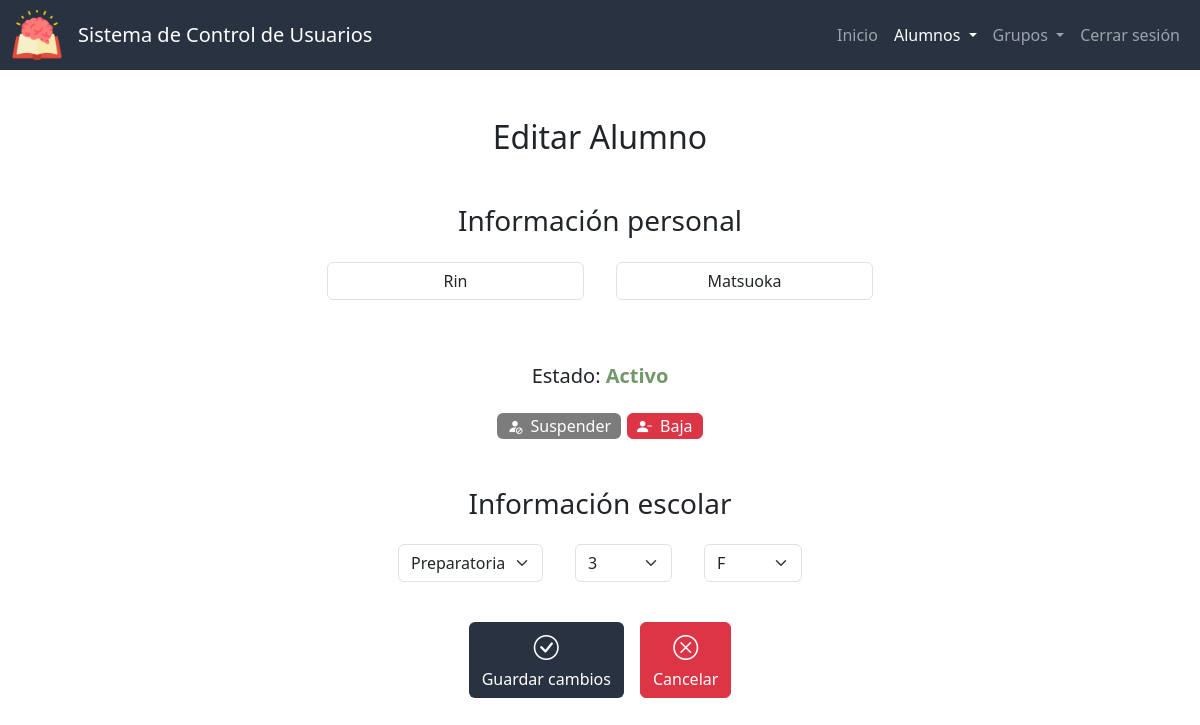
The app's page /editar_alumno?id=17 (signed in), older data.
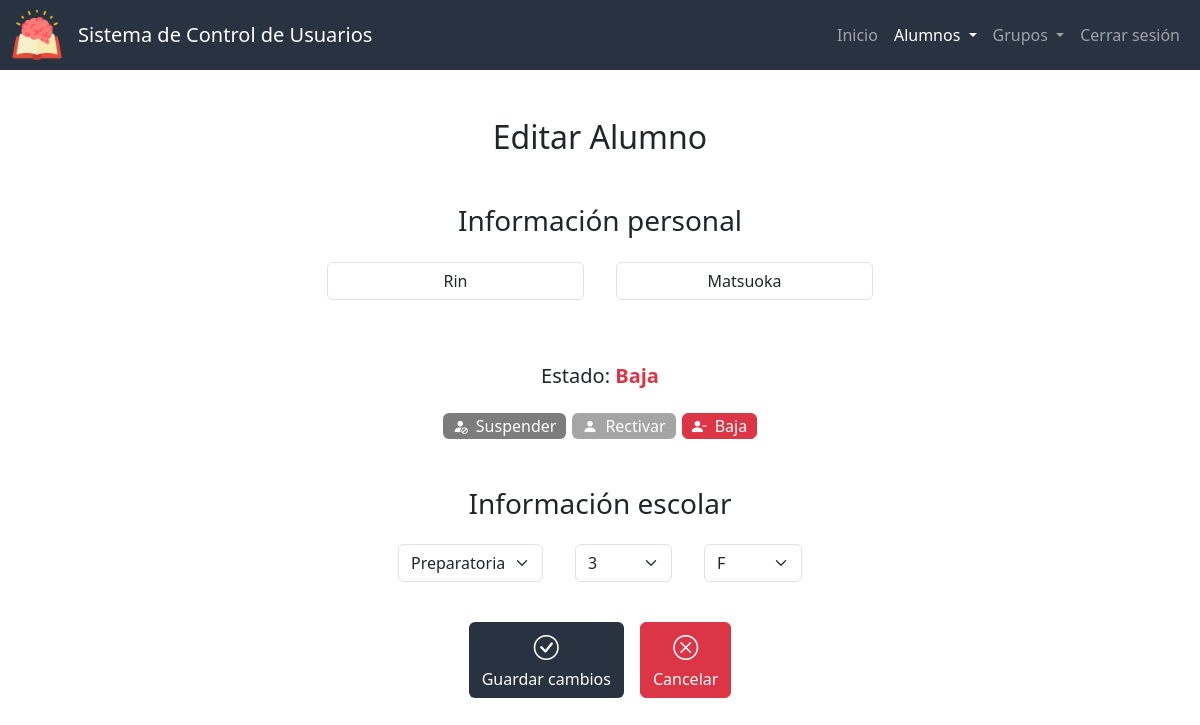
The same page, newer data.
### app.py (models this page shows, shortened)
class Alumnos(db.Model):
    id = db.Column(db.Integer, primary_key=True)
    nombre = db.Column(db.String(50), nullable=False)
    apellidos = db.Column(db.String(50), nullable=False)
    correo = db.Column(db.String(50), nullable=False, unique=True)
    estado = db.Column(db.Integer, nullable=False, default=0) # 0 - activo, 1 - suspendido, 2 - baja
    fecha_de_creacion = db.Column(db.DateTime, nullable=False, default=datetime.now)

### app.py (the view)
@app.route("/editar_alumno", methods=["GET","POST"])
@login_required
def editar_alumno():
    if request.method == "POST":
        nombre = request.form.get("nombre").title()
        apellidos = request.form.get("apellidos").title()
        estado = int(request.form.get("estado"))
        id = request.form.get("id")
        seccion = request.form.get("seccion")
        grado = request.form.get("grado")
        grupo = request.form.get("grupo")
        actualizar_correo = request.form.get("correo")
        alumno = db.session.query(Alumnos).filter_by(id=id).first()
        correo = alumno.correo.split('@')[0]
        correo = ''.join(filter(lambda x: not x.isdigit(), correo))
        if (normalizar(nombre) + '.' + normalizar(apellidos) != correo) and actualizar_correo == "si":
            correo = crear_correo(nombre, apellidos)
            alumno.correo = correo
        alumno.nombre = nombre
        alumno.apellidos = apellidos
        if estado != alumno.estado:
            cambioestado = CambiosEstado(id, alumno.estado, estado)
            alumno.estado = estado
            db.session.add(cambioestado)
        id_grupo = db.session.query(Grupos.id).filter_by(seccion=seccion, grado=grado, grupo=grupo).first()
        alumno_grupo = db.session.query(alumnos_por_grupo).filter_by(id_alumno=id).first()
        if id_grupo:
            id_grupo = id_grupo[0]
            if alumno_grupo:
                db.session.query(alumnos_por_grupo).filter_by(id_alumno=id).update({'id_grupo': id_grupo})
            else:
                db.session.execute(alumnos_por_grupo.insert().values(id_alumno=id, id_grupo=id_grupo))
        db.session.commit()
        return redirect("/lista_alumnos")
    else:
        id_alumno = request.args.get("id")
        alumno = db.session.query(Alumnos).filter_by(id=id_alumno).first()
        id_grupo = db.session.query(alumnos_por_grupo.c.id_grupo).filter_by(id_alumno=alumno.id).first()
        if id_grupo:
            id_grupo = id_grupo[0]
            grupo_actual = db.session.query(Grupos).filter_by(id=id_grupo).first()
            grados = db.session.query(Grupos.grado).filter_by(seccion=grupo_actual.seccion).distinct().all()
            grupos = db.session.query(Grupos.grupo).filter_by(seccion=grupo_actual.seccion, grado=grupo_actual.grado).distinct().all()
        else:
            grupo_actual = None
            grados = None
            grupos = None
        secciones = db.session.query(Grupos.seccion).distinct().all()
        return render_template("editar_alumno.html", editar=True, active="Alumno", secciones=secciones, grados=grados, grupos=grupos, grupo_actual=grupo_actual, alumno=alumno, colores=COLORES, estados=ESTADOSV)

### app.py (called while the page is built)
def login_required(f):
    @wraps(f)
    def decorated_function(*args, **kwargs):
        if session.get("user_id") is None:
            return redirect("/login")
        return f(*args, **kwargs)
    return decorated_function

### templates/editar_alumno.html (shortened to what the changed rows need)
{% extends "layout.html" %}
{% set x='Editar ' if editar else 'Alta ' %}
{% block main %}
    <h2 class="mb-5">
        {{ x }} Alumno
    </h2>
    <form {% if editar %} action="/editar_alumno" {% else %} action="/alta_alumno" {% endif %} method="post">
        <div class="mb-5 d-flex flex-row bd-highlight mb-3 justify-content-center">
            <div class="mb-3 mx-3">
                <input autocomplete="off" class="form-control mx-auto w-auto" id="nombre" name="nombre" placeholder="Nombre(s)" type="text" required {% if editar or ver %} value="{{ alumno.nombre }}" {% else %} autofocus {% endif %}>
            </div>
            <div class="mb-3 mx-3">
                <input autocomplete="off" class="form-control mx-auto w-auto" id="apellidos" name="apellidos" placeholder="Apellidos" type="text" required {% if editar or ver %} value="{{ alumno.apellidos }}" {% endif %}>
            </div>
        </div>
        {% if editar %}
            <div class="mb-4">
                <h5 class="mb-3">Estado: <span style="color:{{ colores[estados[alumno.estado]] }}; font-weight: bold;">{{ estados[alumno.estado] }}</span></h5>
            </div>
            <div class="btn-group mb-5">
                <div {% if alumno.estado == 1 %} style="display:none;" {% endif %}>
                    <button type="button" class="edit btn gris-oscuro" title="Suspender alumno" onclick="suspender('si')"><i class="bi-small bi-person-fill-slash mx-1"></i><span class="mx-1 no-movil">Suspender</span></button>
                </div>
                <div {% if alumno.estado == 0 %} style="display:none;" {% endif %}>
                    <button type="button" class="edit btn gris" title="Rectivar alumno" onclick="suspender('no')"><i class="bi-small bi bi-person-fill mx-1"></i><span class="mx-1 no-movil">Rectivar</span></button>
                </div>
                <div>
                    <button type="button" class="edit btn btn-danger" title="Eliminar alumno" onclick="confirmarEliminar('{{ alumno.id }}', '{{ alumno.nombre }}', '{{ alumno.apellidos }}')"><i class="bi-small bi bi-person-dash-fill mx-1"></i><span class="mx-1 no-movil">Baja</span></button>
                </div>
            </div>
        {% endif %}
    </form>
{% endblock %}

Row changes from the older to the newer data that the page shows:
changed Alumnos "Rin": estado "Activo" → "Baja"
Text that changed along with them:
text now shown: "Rectivar"
